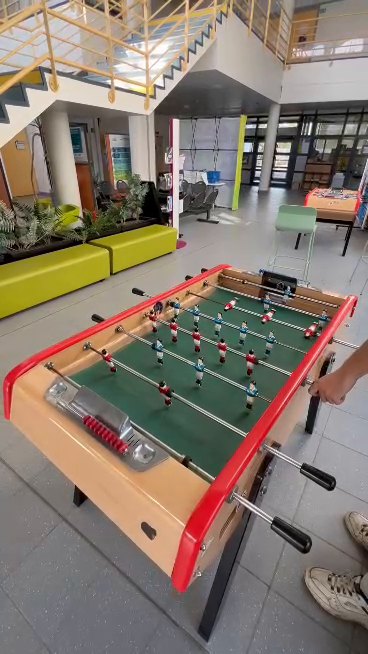
#> input picture frame 112 of Data/babyfoot4.mp4, 368 x 654 px
$ jupyter execute --allow-errors projet_paul_tracking_terrain.ipynb
#> lines starting #> are read from the running program, lines starting #| are printed output that depends on the picture; after the words box and inside, x2 and y2 are one past the last pixel; in counts of white or black regions, pixels touching at a corner belong together; pictures that were not available may be replaced by others from this repository, and a replacement may not be noted
[cell 1]
import cv2 as cv
import numpy as np
import matplotlib.pyplot as plt
import math

img = cv.imread("capt_baby_inter_1.png")
#> (the rest of this cell did not finish here and is left out)

[cell 2]
kernel_moyen = cv.getStructuringElement(cv.MORPH_ELLIPSE, (11, 11))
kernel_gros = cv.getStructuringElement(cv.MORPH_ELLIPSE, (21, 21))
#kernel_close = cv.getStructuringElement(cv.MORPH_CROSS, (3, 3))
kernel_petit = cv.getStructuringElement(cv.MORPH_ELLIPSE, (3, 3))
#proportion du kernbel possiblement a changer en fonction des résultats

#NOTE POUR LES MODIFS FUTURES: la taille d'un kernel MORPH_ELLIPSE doit être impaire

#> (a cell that did not finish here is left out)

opened = cv.morphologyEx(border, cv.MORPH_CLOSE, kernel_moyen, iterations=2)
opened = cv.morphologyEx(opened, cv.MORPH_OPEN, kernel_petit, iterations=13)
opened = cv.morphologyEx(opened, cv.MORPH_OPEN, kernel_gros, iterations=2)
#opened = cv.morphologyEx(opened, cv.MORPH_OPEN, kernel_petit, iterations=8) L'originale, ca marchait bien
opened = cv.morphologyEx(opened, cv.MORPH_CLOSE, kernel_gros, iterations=8)

[cell 4]
def masked_g_b(param_img):
    hsv = cv.cvtColor(param_img, cv.COLOR_BGR2HSV)
    mask_green_1 = cv.inRange(hsv, (41, 52, 43), (90, 140, 220))

    mask_green_2 = cv.inRange(hsv, (40, 65, 50), (85, 170, 255))
    #mask_blue  = cv.inRange(hsv, (100, 150, 50), (130, 255, 255))


    #masque a revoir, surtout pour le vert

    lower = np.array((41, 52, 43))
    upper = np.array((90, 140, 220))

    mask = cv.inRange(hsv, lower, upper)

    #ajout de la bordure temporaire pour éviter l'effet ventouse du bord sur la fermeture
    largeur_bordure = 60
    border = cv.copyMakeBorder(mask_green_1, largeur_bordure, largeur_bordure, largeur_bordure, largeur_bordure, borderType=cv.BORDER_REPLICATE)

    opened = cv.morphologyEx(border, cv.MORPH_OPEN, kernel_petit, iterations=3)
    opened = cv.morphologyEx(opened, cv.MORPH_CLOSE, kernel_moyen, iterations=3)
    opened = cv.morphologyEx(opened, cv.MORPH_OPEN, kernel_petit, iterations=13)
    #opened = cv.morphologyEx(opened, cv.MORPH_OPEN, kernel_gros, iterations=2)
    #opened = cv.morphologyEx(opened, cv.MORPH_OPEN, kernel_petit, iterations=8) L'originale, ca marchait bien
    opened = cv.morphologyEx(opened, cv.MORPH_CLOSE, kernel_gros, iterations=8)

    #suppression de la bordure temporaire
    opened = opened[largeur_bordure:opened.shape[0] - largeur_bordure,
                    largeur_bordure:opened.shape[1] - largeur_bordure]

    # le paramètre border_type permet de ne pas avoir l'effet vantouse du masque vers le bord quand celui ci s'en approche
    return opened

img_new = cv.imread("image_debugg/_autre_test.png")
#> (the rest of this cell did not finish here and is left out)

Recherche des contours par rapport au masque réalisé précédement

[cell 5]
def apply_rectangular_contour(img): #avant, j'utilisais ety donc modifiais img
    #modif_image = img.copy()
    test_forme = masked_g_b(img)

    contours, _ = cv.findContours(test_forme, cv.RETR_EXTERNAL, cv.CHAIN_APPROX_SIMPLE)

    #cnt = contours[0]
    cnt = max(contours, key=cv.contourArea)
    pre_hull = cv.convexHull(cnt)
    if len(pre_hull) != 0:
        approx = cv.approxPolyN(pre_hull, 4,True)
        cv.drawContours(img, approx, -1, (255,0,0), 3)

    return img

img_conto = cv.imread("image_debugg/_autre_test.png")
#> (the rest of this cell did not finish here and is left out)

[cell 6]
def apply_rectangular_contour_masque(img):
    test_forme = masked_g_b(img)

    contours, _ = cv.findContours(test_forme, cv.RETR_EXTERNAL, cv.CHAIN_APPROX_SIMPLE)

    cnt = contours[0]
    # cnt = max(contours, key=cv.contourArea)
    approx = cv.approxPolyDP(cv.convexHull(cnt), 0.01 * cv.arcLength(cnt, True), True)
    #approx = cv.approxPolyN(cv.convexHull(cnt), 4,True)

    cv.drawContours(test_forme, approx, -1, (255,0,0), 3)

    true_terrain = np.zeros(test_forme.shape[:2], dtype=np.uint8)
    cv.fillPoly(true_terrain, [approx.astype(np.int32).reshape(-1, 1, 2)], 255)

    return true_terrain

img_conto = cv.imread("image_debugg/image_degueu_et_chiante.png")
#> (the rest of this cell did not finish here and is left out)

Partie de Ryan sur la détection de balles

[cell 7]
kernel_moyen_cross = cv.getStructuringElement(cv.MORPH_CROSS, (11, 11))
kernel_gros_cross = cv.getStructuringElement(cv.MORPH_CROSS, (21, 21))
#kernel_close = cv.getStructuringElement(cv.MORPH_CROSS, (3, 3))
kernel_petit_cross = cv.getStructuringElement(cv.MORPH_CROSS, (3, 3))


def detecter_balle(frame, polygone_terrain):
    hsv = cv.cvtColor(frame, cv.COLOR_BGR2HSV)
    # Balle avec masque jaune-orang
    # min_balle = np.array([5, 90, 100])
    # max_balle = np.array([35, 255, 255])

    min_balle = np.array([5, 90, 85])
    max_balle = np.array([35, 255, 255])

    mask_balle = cv.inRange(hsv, min_balle, max_balle)


    mask_balle_dilate = cv.bitwise_and(polygone_terrain, mask_balle)

    #opened = cv.morphologyEx(mask_balle_dilate, cv.MORPH_CLOSE, kernel_moyen_cross, iterations=3)
    opened = cv.morphologyEx(mask_balle_dilate, cv.MORPH_OPEN, kernel_petit_cross, iterations=2)
    opened = cv.morphologyEx(opened, cv.MORPH_CLOSE, kernel_moyen_cross, iterations=5)
    #plt.imshow(opened)

    h, w = opened.shape

    circles = cv.HoughCircles(opened, cv.HOUGH_GRADIENT, 2,
                              1000,#max(h, w),
                              param1=20,
                              param2=10, minRadius=3, maxRadius=7)

    if circles is not None:
        for c in circles[0,:]:
            center_x, center_y, radius = int(c[0]), int(c[1]), int(c[2])

            cv.circle(frame, (center_x, center_y), radius, (0, 0, 255), 2)
            value_return = (center_x, center_y)
    else:
        value_return = None
    # Noyau 5x5 pixels
    kernel = np.ones((5, 5), np.uint8)
    # [8 lines of commented-out code are left out]

    return frame, value_return

[cell 8]
img_test_balle = cv.imread("image_debugg/dernier_testes.png")

#on prend le masque de terrain et on extrapole le terrain dans son essemble

#masque_terrain = apply_rectangular_contour_masque(img_test_balle)

#> (the rest of this cell did not finish here and is left out)

[cell 9]
# [58 lines left out: functions creer_kalman, passe_avant, passe_arriere, lisser, not called in this run]

[cell 10]
# [34 lines left out: function combler_trous, not called in this run]

Application des filtres sur la vidéo

[cell 11]
vid = cv.VideoCapture("Data/babyfoot4.mp4")      # chemin de fichier, ou 0 pour la webcam

while True:
    check, frame = vid.read()               # ok = False en fin de vidéo ou en cas d'erreur
#> frame is the input picture: shape (654, 368, 3); mean B, G, R 108.7, 120.9, 134.5
    if not check:
        break
    scale_down = 0.50

    #frame = cv.resize(frame, None, fx=scale_down, fy=scale_down, interpolation=cv.INTER_LINEAR)
    #pour les vidéos de Ryan, la ligne ci-dessus doit être décommentée

    modified = frame.copy()
    masked_g_b(frame)
#> in masked_g_b (call 5), `mask_green_1 = cv.inRange(hsv, (41, 52, 43), (90, 140, 220))`:
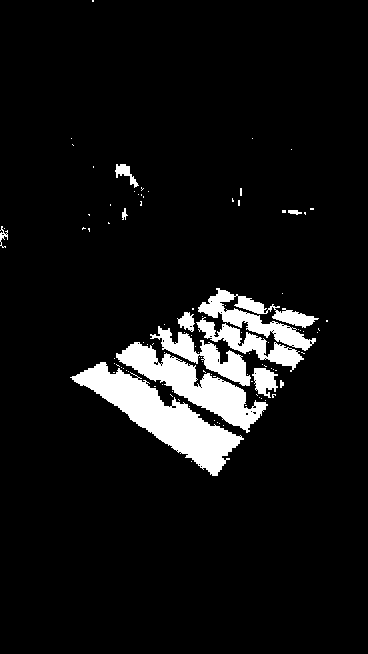
#> mask_green_1: shape (654, 368); 7.5% white; 98 white regions (86 under 20 px), largest, box (x1, y1, x2, y2) and area: (70, 362, 244, 476) 6239, (116, 342, 268, 433) 4273, (198, 288, 319, 351) 2691
#> in masked_g_b (call 5), `opened = opened[largeur_bordure:opened.shape[0] - largeur_bordure, lar..`:
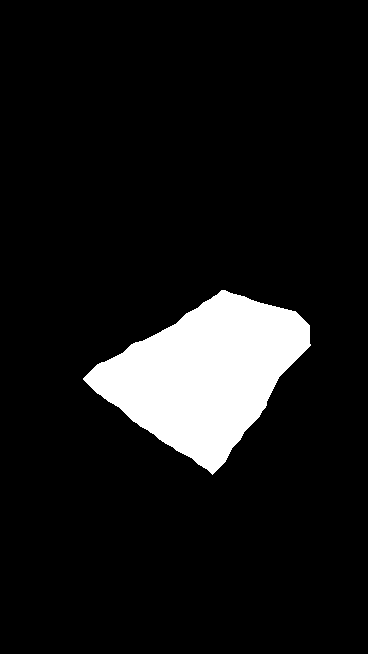
#> opened: shape (654, 368); 9.3% white; 1 white region

    frame = apply_rectangular_contour(frame)
#> in apply_rectangular_contour (call 2), `contours, _ = cv.findContours(test_forme, cv.RETR_EXTERNAL, cv.CHAIN_A..`: contours = 1 contour; box (x1, y1, x2, y2) and area: (83, 290, 311, 475) 22066
#> in apply_rectangular_contour (call 2), `cnt = max(contours, key=cv.contourArea)`: cnt = contour of 263 points, box (x1, y1, x2, y2) (83, 290, 311, 475), area 22066
#> in apply_rectangular_contour (call 2), `pre_hull = cv.convexHull(cnt)`: pre_hull = contour of 17 points, box (x1, y1, x2, y2) (83, 290, 311, 475), area 23102
#> in apply_rectangular_contour (call 2), `approx = cv.approxPolyN(pre_hull, 4,True)`: approx = [[327, 321], [216, 476], [70, 380], [222, 289]]
#> in apply_rectangular_contour (call 2), `cv.drawContours(img, approx, -1, (255,0,0), 3)`:
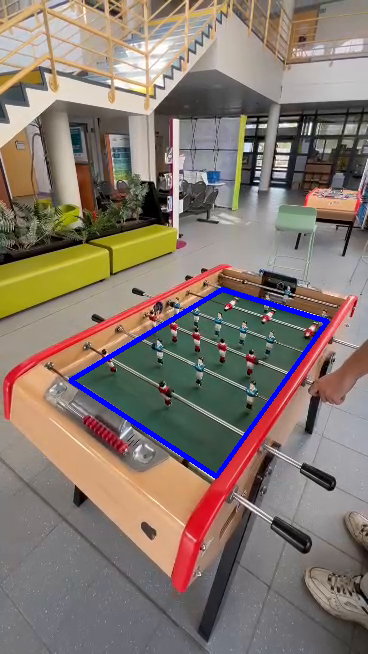
#> img: shape (654, 368, 3); 1.34% of pixels changed, all inside (x1, y1, x2, y2) = (68, 287, 330, 479)
    #frame = display_lines(frame)

    cv.imshow("expl", frame)
    cv.imshow("modifie", modified)
    if cv.waitKey(30) & 0xFF == ord('q'):   # 30 ms ≈ 33 images/s ; 'q' pour quitter
#> (key q is pressed here)
        break

vid.release()
cv.destroyAllWindows()

[cell 12]
vid = cv.VideoCapture("Data/babyfoot4.mp4")

while True:
    check, frame = vid.read()
    if not check:
        break

    scale_down = 0.50

    #frame = cv.resize(frame, None, fx=scale_down, fy=scale_down, interpolation=cv.INTER_LINEAR)
    #pour les vidéos de Ryan, la ligne ci-dessus doit être décommentée

    original = frame.copy()                 # copie avant tout traitement

    modified = masked_g_b(frame)
    modified = apply_rectangular_contour_masque(frame)
    modified, coord_centre = detecter_balle(frame, apply_rectangular_contour_masque(frame))
#> in detecter_balle, `mask_balle_dilate = cv.bitwise_and(polygone_terrain, mask_balle)`:
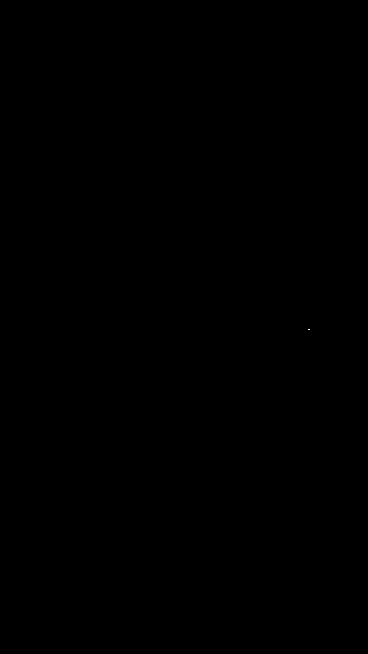
#> mask_balle_dilate: shape (654, 368); 0% white in thin lines or dots, all inside (x1, y1, x2, y2) = (308, 329, 310, 330)
#> in detecter_balle, `circles = cv.HoughCircles(opened, cv.HOUGH_GRADIENT, 2, 1000,#max(h, w..`: circles = None

    cv.imshow("original", original)
    cv.imshow("modifie", modified)


    if cv.waitKey(30) & 0xFF == ord('q'):
#> (key q is pressed here)
        break

vid.release()
cv.destroyAllWindows()

Création d'un vidéo à partir des images

[cell 13]
nom_vid = "babyfoot3.mp4"
vid = cv.VideoCapture("Data/" + nom_vid)
if not vid.isOpened():
    raise IOError("Impossible d'ouvrir la vidéo")

fps = vid.get(cv.CAP_PROP_FPS) or 30.0
total = int(vid.get(cv.CAP_PROP_FRAME_COUNT))
scale_down = 0.50

out = None
n = 0

lst_coord_balle = []

try:
    while True:
        check, frame = vid.read()
        if not check:
            break

        #frame = cv.resize(frame, None, fx=scale_down, fy=scale_down, interpolation=cv.INTER_LINEAR)
        #pour les vidéos de Ryan, la ligne ci-dessus doit être décommentée


        modified = apply_rectangular_contour(frame)
        modified, coord_centre = detecter_balle(frame, apply_rectangular_contour_masque(frame))
#> in masked_g_b (call 11), `mask_green_1 = cv.inRange(hsv, (41, 52, 43), (90, 140, 220))`:
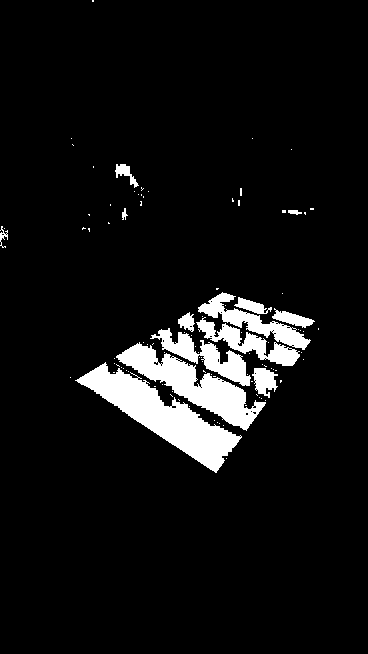
#> mask_green_1: shape (654, 368); 7.1% white; 98 white regions (85 under 20 px), largest, box (x1, y1, x2, y2) and area: (75, 362, 242, 473) 5781, (116, 342, 266, 431) 4162, (150, 328, 251, 386) 1846
#> in masked_g_b (call 11), `mask_green_2 = cv.inRange(hsv, (40, 65, 50), (85, 170, 255))`:
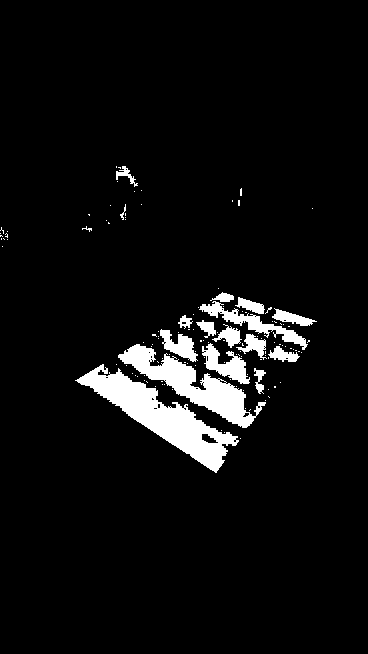
#> mask_green_2: shape (654, 368); 5.8% white; 127 white regions (110 under 20 px), largest, box (x1, y1, x2, y2) and area: (75, 364, 239, 473) 5175, (118, 344, 266, 428) 3657, (199, 301, 308, 350) 1115
#> in masked_g_b (call 11), `border = cv.copyMakeBorder(mask_green_1, largeur_bordure, largeur_bord..`:
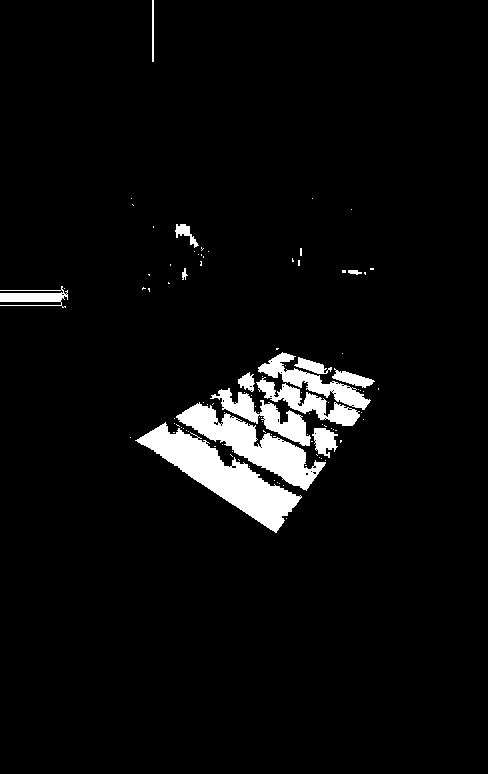
#> border: shape (774, 488); 4.7% white; 98 white regions (84 under 20 px), largest, box (x1, y1, x2, y2) and area: (135, 422, 302, 533) 5781, (176, 402, 326, 491) 4162, (210, 388, 311, 446) 1846
#> in masked_g_b (call 11), `opened = opened[largeur_bordure:opened.shape[0] - largeur_bordure, lar..`:
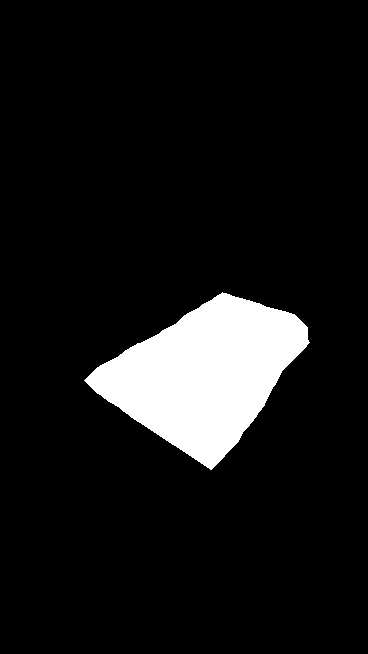
#> opened: shape (654, 368); 8.9% white; 1 white region
#> in apply_rectangular_contour_masque (call 5), `contours, _ = cv.findContours(test_forme, cv.RETR_EXTERNAL, cv.CHAIN_A..`: contours = 1 contour; box (x1, y1, x2, y2) and area: (84, 292, 310, 470) 21125
#> in apply_rectangular_contour_masque (call 5), `cnt = contours[0]`: cnt = contour of 279 points, box (x1, y1, x2, y2) (84, 292, 310, 470), area 21125
#> in apply_rectangular_contour_masque (call 5), `approx = cv.approxPolyDP(cv.convexHull(cnt), 0.01 * cv.arcLength(cnt, ..`: approx = [[222, 292], [294, 314], [309, 342], [210, 469], [84, 380]]
#> in apply_rectangular_contour_masque (call 5), `cv.fillPoly(true_terrain, [approx.astype(np.int32).reshape(-1, 1, 2)],..`:
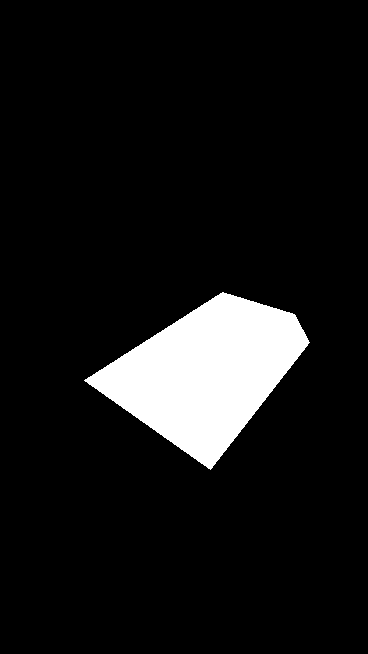
#> true_terrain: shape (654, 368); 8.6% white; 1 white region, box (x1, y1, x2, y2) and area: (84, 292, 310, 470) 20774
#> in detecter_balle (call 2), `mask_balle = cv.inRange(hsv, min_balle, max_balle)`:
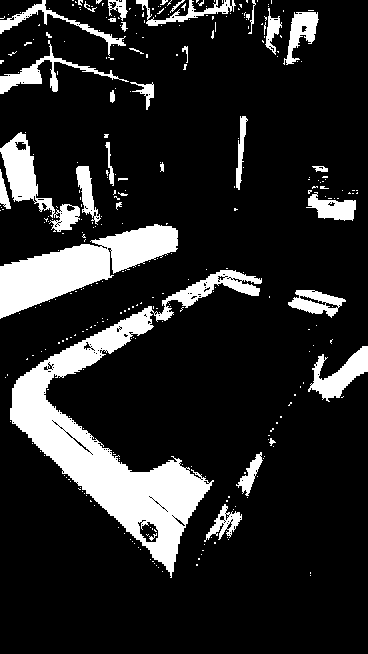
#> mask_balle: shape (654, 368); 15.5% white; 332 white regions (295 under 20 px), largest, box (x1, y1, x2, y2) and area: (10, 270, 262, 578) 16500, (0, 224, 178, 319) 7261, (0, 132, 80, 232) 2295
        lst_coord_balle.append(coord_centre) # si on garde cette manière de voir les choses, alors il faut modifier le fait d'appliquer des modifs à l'image dans les fonction du dessus
        print(coord_centre)
#| None

        if modified.ndim == 2:
            modified = cv.cvtColor(modified, cv.COLOR_GRAY2BGR)
        modified = modified.astype(np.uint8)

        if out is None:
            h, w = modified.shape[:2]
            fourcc = cv.VideoWriter_fourcc(*"mp4v")
            out = cv.VideoWriter("sortie_" + nom_vid, fourcc, fps, (w, h))

        out.write(modified)

        n += 1
        if n % 50 == 0:
            print(f"{n}/{total} frames")
    print(combler_trous(lst_coord_balle))
finally:
    vid.release()
    if out is not None:
        out.release()

$ run again, starting later in the video
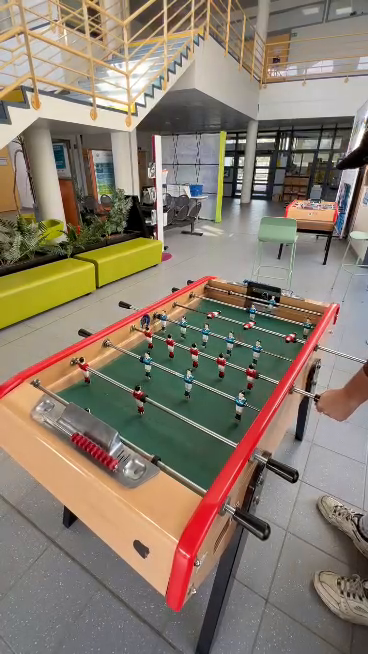
#> input picture frame 506 of Data/babyfoot4.mp4, 368 x 654 px
#> frame is the input picture: shape (654, 368, 3); mean B, G, R 109.1, 123.9, 137.2
#> hsv: shape (654, 368, 3); mean H, S, V 49.2, 61.5, 141.1
#> in masked_g_b (call 5), `mask_green_1 = cv.inRange(hsv, (41, 52, 43), (90, 140, 220))`:
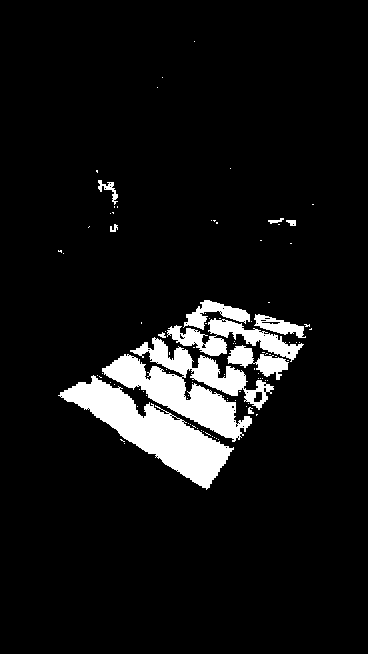
#> mask_green_1: shape (654, 368); 7.7% white; 97 white regions (85 under 20 px), largest, box (x1, y1, x2, y2) and area: (102, 337, 274, 442) 6898, (58, 375, 234, 490) 6684, (167, 318, 304, 362) 2157
#> mask_green_2: shape (654, 368); 6.6% white; 146 white regions (127 under 20 px), largest, box (x1, y1, x2, y2) and area: (60, 378, 232, 489) 6099, (102, 355, 240, 438) 3805, (130, 338, 246, 396) 1892
#> border: shape (774, 488); 4.9% white; 97 white regions (85 under 20 px), largest, box (x1, y1, x2, y2) and area: (162, 397, 334, 502) 6898, (118, 435, 294, 550) 6684, (227, 378, 364, 422) 2157
#> in apply_rectangular_contour (call 2), `contours, _ = cv.findContours(test_forme, cv.RETR_EXTERNAL, cv.CHAIN_A..`: contours = 1 contour; box (x1, y1, x2, y2) and area: (71, 300, 302, 488) 22682
#> img: shape (654, 368, 3); 1.35% of pixels changed, all inside (x1, y1, x2, y2) = (57, 298, 316, 493)
#> test_forme: shape (654, 368); 9.5% white; 1 white region, box (x1, y1, x2, y2) and area: (69, 298, 304, 490) 22974
#> true_terrain: shape (654, 368); 9.1% white; 1 white region, box (x1, y1, x2, y2) and area: (71, 300, 302, 488) 21995
#> mask_balle: shape (654, 368); 16.4% white; 456 white regions (416 under 20 px), largest, box (x1, y1, x2, y2) and area: (0, 318, 206, 598) 16438, (0, 238, 164, 329) 6505, (52, 0, 225, 50) 2359
#> mask_balle_dilate: shape (654, 368); 0% white in thin lines or dots, all inside (x1, y1, x2, y2) = (134, 317, 252, 409)
#> circles = None
#> hsv: shape (654, 368, 3); mean H, S, V 50.2, 64, 143.1
#> mask_green_1: shape (654, 368); 7.3% white; 98 white regions (86 under 20 px), largest, box (x1, y1, x2, y2) and area: (104, 338, 273, 442) 6683, (64, 377, 232, 487) 6207, (167, 318, 301, 359) 2104
#> mask_green_2: shape (654, 368); 6.3% white; 134 white regions (116 under 20 px), largest, box (x1, y1, x2, y2) and area: (64, 378, 228, 487) 5721, (104, 355, 240, 438) 3735, (135, 338, 246, 396) 1875
#> border: shape (774, 488); 4.6% white; 98 white regions (86 under 20 px), largest, box (x1, y1, x2, y2) and area: (164, 398, 333, 502) 6683, (124, 437, 292, 547) 6207, (227, 378, 361, 419) 2104
#> in apply_rectangular_contour_masque (call 5), `contours, _ = cv.findContours(test_forme, cv.RETR_EXTERNAL, cv.CHAIN_A..`: contours = 1 contour; box (x1, y1, x2, y2) and area: (74, 303, 300, 485) 21358
#> test_forme: shape (654, 368); 9% white; 1 white region, box (x1, y1, x2, y2) and area: (72, 301, 302, 487) 21647
#> true_terrain: shape (654, 368); 8.6% white; 1 white region, box (x1, y1, x2, y2) and area: (74, 303, 300, 485) 20791
#> in detecter_balle (call 2), `mask_balle = cv.inRange(hsv, min_balle, max_balle)`:
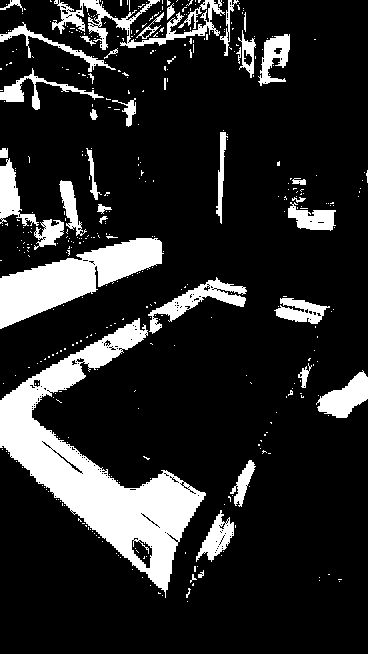
#> mask_balle: shape (654, 368); 16.3% white; 422 white regions (382 under 20 px), largest, box (x1, y1, x2, y2) and area: (0, 318, 206, 598) 16379, (0, 238, 164, 329) 6505, (52, 0, 225, 50) 2359
#| None
